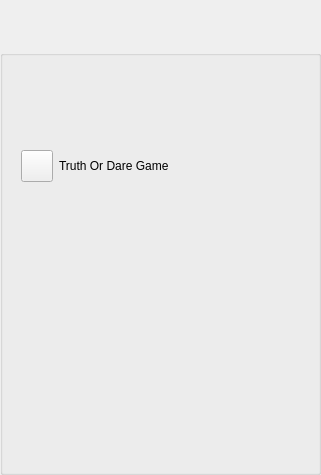
<?xml version="1.0" encoding="UTF-8"?>
<ui version="4.0">
 <class>ToFriendTodGameDialog</class>
 <widget class="QWidget" name="ToFriendTodGameDialog">
  <property name="geometry">
   <rect>
    <x>0</x>
    <y>0</y>
    <width>321</width>
    <height>475</height>
   </rect>
  </property>
  <property name="windowTitle">
   <string>Dialog</string>
  </property>
  <layout class="QVBoxLayout" name="verticalLayout">
   <property name="spacing">
    <number>0</number>
   </property>
   <property name="leftMargin">
    <number>0</number>
   </property>
   <property name="topMargin">
    <number>0</number>
   </property>
   <property name="rightMargin">
    <number>0</number>
   </property>
   <property name="bottomMargin">
    <number>0</number>
   </property>
   <item>
    <widget class="TitleBarWidget" name="m_TitleBarWidget" native="true">
     <property name="sizePolicy">
      <sizepolicy hsizetype="Preferred" vsizetype="Fixed">
       <horstretch>0</horstretch>
       <verstretch>0</verstretch>
      </sizepolicy>
     </property>
     <property name="minimumSize">
      <size>
       <width>0</width>
       <height>50</height>
      </size>
     </property>
     <property name="maximumSize">
      <size>
       <width>16777215</width>
       <height>50</height>
      </size>
     </property>
    </widget>
   </item>
   <item>
    <widget class="QGroupBox" name="StyledDlgItemsBox">
     <property name="sizePolicy">
      <sizepolicy hsizetype="Preferred" vsizetype="Expanding">
       <horstretch>0</horstretch>
       <verstretch>0</verstretch>
      </sizepolicy>
     </property>
     <property name="minimumSize">
      <size>
       <width>0</width>
       <height>0</height>
      </size>
     </property>
     <property name="title">
      <string/>
     </property>
     <layout class="QVBoxLayout" name="verticalLayout_2">
      <item>
       <widget class="QLabel" name="m_StatusLabel">
        <property name="text">
         <string/>
        </property>
       </widget>
      </item>
      <item>
       <widget class="IdentWidget" name="m_FriendIdentWidget" native="true">
        <property name="sizePolicy">
         <sizepolicy hsizetype="Preferred" vsizetype="Fixed">
          <horstretch>0</horstretch>
          <verstretch>0</verstretch>
         </sizepolicy>
        </property>
        <property name="minimumSize">
         <size>
          <width>0</width>
          <height>50</height>
         </size>
        </property>
        <property name="maximumSize">
         <size>
          <width>16777215</width>
          <height>50</height>
         </size>
        </property>
       </widget>
      </item>
      <item>
       <widget class="QFrame" name="m_PermissionFrame">
        <property name="sizePolicy">
         <sizepolicy hsizetype="Preferred" vsizetype="Fixed">
          <horstretch>0</horstretch>
          <verstretch>0</verstretch>
         </sizepolicy>
        </property>
        <layout class="QHBoxLayout" name="horizontalLayout">
         <item>
          <widget class="VxPushButton" name="m_PermissionButton">
           <property name="minimumSize">
            <size>
             <width>32</width>
             <height>32</height>
            </size>
           </property>
           <property name="maximumSize">
            <size>
             <width>32</width>
             <height>32</height>
            </size>
           </property>
           <property name="text">
            <string/>
           </property>
           <property name="iconSize">
            <size>
             <width>32</width>
             <height>32</height>
            </size>
           </property>
          </widget>
         </item>
         <item>
          <widget class="QLabel" name="m_PermissionLabel">
           <property name="sizePolicy">
            <sizepolicy hsizetype="Preferred" vsizetype="Fixed">
             <horstretch>0</horstretch>
             <verstretch>0</verstretch>
            </sizepolicy>
           </property>
           <property name="text">
            <string>Truth Or Dare Game</string>
           </property>
          </widget>
         </item>
        </layout>
       </widget>
      </item>
      <item>
       <widget class="TodGameWidget" name="m_TodGameWidget" native="true">
        <property name="sizePolicy">
         <sizepolicy hsizetype="Preferred" vsizetype="Expanding">
          <horstretch>0</horstretch>
          <verstretch>0</verstretch>
         </sizepolicy>
        </property>
       </widget>
      </item>
      <item>
       <widget class="InstMsgWidget" name="m_InstMsgWidget" native="true">
        <property name="sizePolicy">
         <sizepolicy hsizetype="Preferred" vsizetype="Expanding">
          <horstretch>0</horstretch>
          <verstretch>0</verstretch>
         </sizepolicy>
        </property>
       </widget>
      </item>
     </layout>
    </widget>
   </item>
   <item>
    <widget class="BottomBarWidget" name="m_BottomBarWidget" native="true">
     <property name="sizePolicy">
      <sizepolicy hsizetype="Expanding" vsizetype="Minimum">
       <horstretch>0</horstretch>
       <verstretch>0</verstretch>
      </sizepolicy>
     </property>
     <property name="minimumSize">
      <size>
       <width>30</width>
       <height>0</height>
      </size>
     </property>
     <property name="autoFillBackground">
      <bool>true</bool>
     </property>
    </widget>
   </item>
  </layout>
 </widget>
 <customwidgets>
  <customwidget>
   <class>TitleBarWidget</class>
   <extends>QWidget</extends>
   <header>TitleBarWidget.h</header>
   <container>1</container>
  </customwidget>
  <customwidget>
   <class>BottomBarWidget</class>
   <extends>QWidget</extends>
   <header location="global">BottomBarWidget.h</header>
   <container>1</container>
  </customwidget>
  <customwidget>
   <class>VxPushButton</class>
   <extends>QPushButton</extends>
   <header>VxPushButton.h</header>
  </customwidget>
  <customwidget>
   <class>IdentWidget</class>
   <extends>QWidget</extends>
   <header location="global">IdentWidget.h</header>
   <container>1</container>
  </customwidget>
  <customwidget>
   <class>TodGameWidget</class>
   <extends>QWidget</extends>
   <header>TodGameWidget.h</header>
   <container>1</container>
  </customwidget>
  <customwidget>
   <class>InstMsgWidget</class>
   <extends>QWidget</extends>
   <header>InstMsgWidget.h</header>
   <container>1</container>
  </customwidget>
 </customwidgets>
 <resources/>
 <connections/>
</ui>
